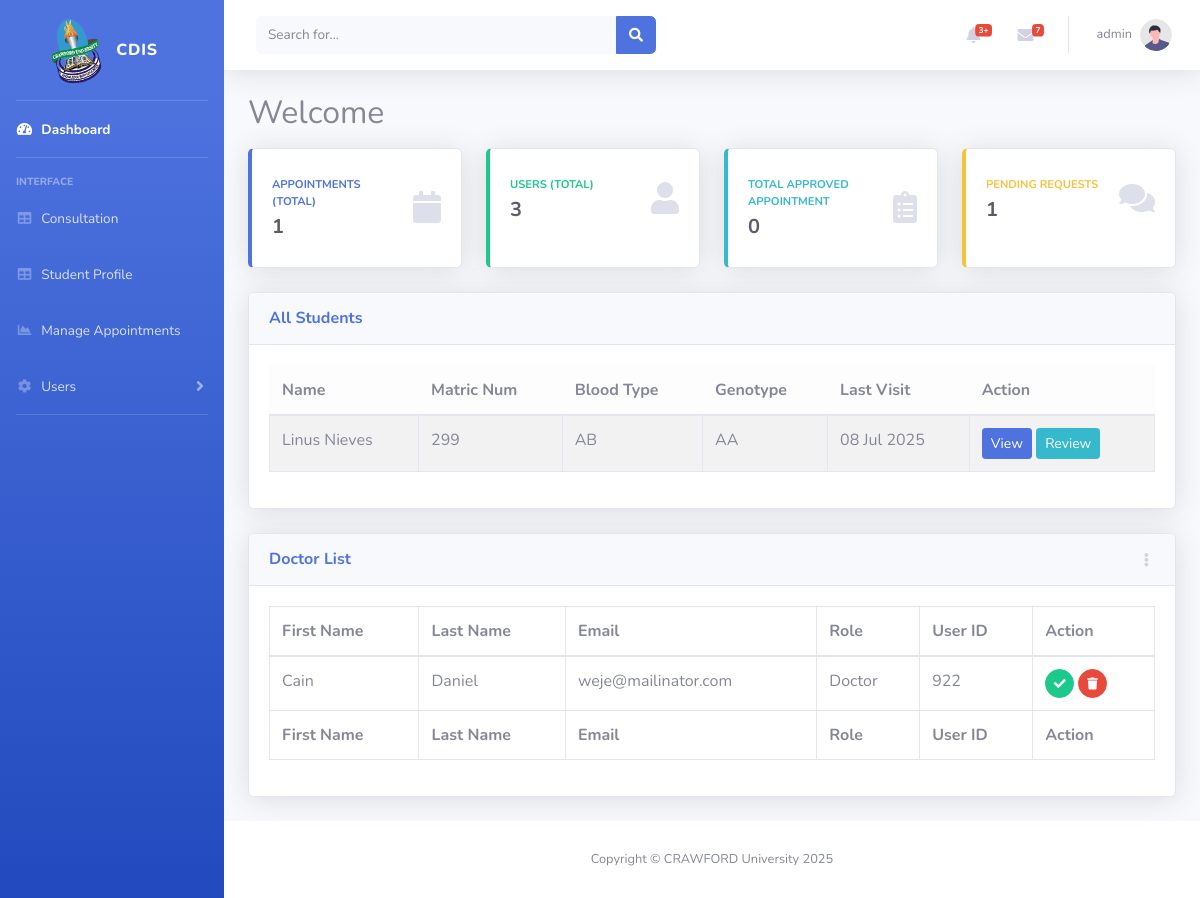
The app's page /public/admin-dashboard/index.php (signed in) with its own data.
### tables this page shows
CREATE TABLE `users` (
  `id` int(11) NOT NULL,
  `username` varchar(50) NOT NULL,
  `password_hash` varchar(255) NOT NULL,
  `role_id` int(11) NOT NULL,
  `email` varchar(100) DEFAULT NULL,
  `created_at` timestamp NOT NULL DEFAULT current_timestamp(),
  `fname` varchar(100) NOT NULL,
  `lname` varchar(100) NOT NULL,
  `dept` varchar(100) DEFAULT NULL,
  `user_number` varchar(20) NOT NULL,
  `img` text DEFAULT NULL
);

CREATE TABLE `roles` (
  `id` int(11) NOT NULL,
  `name` varchar(50) NOT NULL
);

### config/functions.php (called while the page is built, shortened)
<?php
function baseUrl($path = '') {
    $protocol = (!empty($_SERVER['HTTPS']) && $_SERVER['HTTPS'] !== 'off' ||
                 $_SERVER['SERVER_PORT'] == 443) ? "https://" : "http://";
    $host = $_SERVER['HTTP_HOST'];
    $dirname = 'cdms/';
    return $protocol . $host  . '/' .$dirname. ltrim($path, '/');
}
function getAll($table, $limit=10){
    global $pdo;
    $sql = "SELECT * FROM ".$table ." LIMIT ".$limit;
    $stmt = $pdo->prepare($sql);
    $stmt->execute();
    return $stmt->fetchAll(PDO::FETCH_ASSOC);
}
function usernameExit($table, $column, $value){
    global $pdo;
    $stmt = $pdo->prepare("SELECT * FROM $table WHERE $column = ?");
    $stmt->execute([$value]);
    $result = $stmt->fetch(PDO::FETCH_ASSOC);
    if ($result) {
        return $result;
    }
}

### public/admin-dashboard/index.php (the view, shortened to what this page needs)
<?php require_once '../../config/database.php'; ?>
<?php require_once '../../config/functions.php'; ?>
<?php require_once '../../includes/auth.php'; ?>
<?php require_once 'includes/header.php'; ?>
    <div id="wrapper">
        <?php require_once 'includes/sidebar.php'; ?>
        <div id="content-wrapper" class="d-flex flex-column">
            <div id="content">
                <?php require_once 'includes/top-bar.php'; ?>
                <div class="container-fluid">
                    <div class="row mb-2">
                        <div class="col-md-10">
                            <h2>Welcome <?php echo $user['fname'] ?></h2>
                        </div>
                    </div>
                   <?php if ($_SESSION['user']['role'] == 'Admin') { ?>
                    <div class="row">
                        <div class="col-xl-3 col-md-6 mb-4">
                            <div class="card border-left-primary shadow h-100 py-2">
                                <div class="card-body">
                                    <div class="row no-gutters align-items-center">
                                        <div class="col mr-2">
                                            <div class="text-xs font-weight-bold text-primary text-uppercase mb-1">
                                                <?php $appointments = getAll('appointments') ?>
                                                Appointments (Total)</div>
                                            <div class="h5 mb-0 font-weight-bold text-gray-800"><?php echo count($appointments) ?? ""; ?></div>
                                        </div>
                                        <div class="col-auto">
                                            <i class="fas fa-calendar fa-2x text-gray-300"></i>
                                        </div>
                                    </div>
                                </div>
                            </div>
                        </div>
                        <div class="col-xl-3 col-md-6 mb-4">
                            <div class="card border-left-success shadow h-100 py-2">
                                <div class="card-body">
                                    <div class="row no-gutters align-items-center">
                                        <div class="col mr-2">
                                            <div class="text-xs font-weight-bold text-success text-uppercase mb-1">
                                                Users (Total)</div>
                                            <div class="h5 mb-0 font-weight-bold text-gray-800"><?php $users = getAll('users');
                                                echo count($users) ?? ''
                                             ?>
                                            </div>
                                        </div>
                                        <div class="col-auto">
                                            <i class="fas fa-user fa-2x text-gray-300"></i>
                                        </div>
                                    </div>
                                </div>
                            </div>
                        </div>
                        <div class="col-xl-3 col-md-6 mb-4">
                            <div class="card border-left-info shadow h-100 py-2">
                                <div class="card-body">
                                    <div class="row no-gutters align-items-center">
                                        <div class="col mr-2">
                                            <div class="text-xs font-weight-bold text-info text-uppercase mb-1">Total Approved appointment
                                            </div>
                                            <div class="row no-gutters align-items-center">
                                                <div class="col-auto">
                                                    <div class="h5 mb-0 mr-3 font-weight-bold text-gray-800">
                                                        <?php
$stmt = $pdo->query("
  SELECT
    COUNT(*) AS total,
    SUM(CASE WHEN status = 'approved' THEN 1 ELSE 0 END) AS approved
  FROM appointments
");
$row = $stmt->fetch(PDO::FETCH_ASSOC);
$approved = $row['approved'];
echo "$approved";
                                                         ?>
                                                    </div>
                                                </div>
                                            </div>
                                        </div>
                                        <div class="col-auto">
                                            <i class="fas fa-clipboard-list fa-2x text-gray-300"></i>
                                        </div>
                                    </div>
                                </div>
                            </div>
                        </div>
                        <div class="col-xl-3 col-md-6 mb-4">
                            <div class="card border-left-warning shadow h-100 py-2">
                                <div class="card-body">
                                    <div class="row no-gutters align-items-center">
                                        <div class="col mr-2">
                                            <div class="text-xs font-weight-bold text-warning text-uppercase mb-1">
                                                Pending Requests</div>
                                            <div class="h5 mb-0 font-weight-bold text-gray-800">
<?php
$stmt = $pdo->query("
  SELECT
    COUNT(*) AS total,
    SUM(CASE WHEN status = 'Pending' THEN 1 ELSE 0 END) AS pending
  FROM appointments
");
$row = $stmt->fetch(PDO::FETCH_ASSOC);
$pending = $row['pending'];
echo "$pending";
 ?>
                                        </div>
                                        </div>
                                        <div class="col-auto">
                                            <i class="fas fa-comments fa-2x text-gray-300"></i>
                                        </div>
                                    </div>
                                </div>
                            </div>
                        </div>
                    </div>
                    <div class="row">
                        <div class="col-xl-12 col-lg-6">
                            <div class="card shadow mb-4">
                                <div
                                    class="card-header py-3 d-flex flex-row align-items-center justify-content-between">
                                    <h6 class="m-0 font-weight-bold text-primary">All Students</h6>
                                </div>
                                <div class="card-body">
                                    <?php
                                    $stmt = $pdo->query("
                                      SELECT u.id, concat(u.fname, ' ', u.lname) as full_name, u.user_number, sp.blood_type, sp.genotype,
                                             (SELECT MAX(created_at) FROM consultations WHERE student_id = u.id) AS last_visit
                                      FROM users u
                                      LEFT JOIN student_profiles sp ON sp.user_id = u.id
                                      WHERE u.role_id = 4
                                      ORDER BY concat(u.fname, ' ', u.lname)
                                    ");
                                    $students = $stmt->fetchAll();
                                    if($students):
                                    ?>
                                    <div class="table-responsive">
                                        <table class="table table-bordered table-striped">
                                              <thead class="table-light">
                                                <tr>
                                                  <th>Name</th>
                                                  <th>Matric Num</th>
                                                  <th>Blood Type</th>
                                                  <th>Genotype</th>
                                                  <th>Last Visit</th>
                                                  <th>Action</th>
                                                </tr>
                                              </thead>
                                              <tbody>
                                                <?php foreach ($students as $s): ?>
                                                  <tr>
                                                    <td><?= htmlspecialchars($s['full_name']) ?></td>
                                                    <td><?= htmlspecialchars($s['user_number']) ?></td>
                                                    <td><?= $s['blood_type'] ?? '—' ?></td>
                                                    <td><?= $s['genotype'] ?? '—' ?></td>
                                                    <td><?= $s['last_visit'] ? date('d M Y', strtotime($s['last_visit'])) : 'No visits yet' ?></td>
                                                    <td><a href="view_student.php?id=<?= $s['id'] ?>" class="btn btn-sm btn-primary">View</a>
                                                         <a href="review_profile.php?id=<?= $p['id'] ?>" class="btn btn-info btn-sm">Review</a>
                                                    </td>
                                                  </tr>
                                                <?php endforeach ?>
                                              </tbody>
                                            </table>
                                    </div>
                                <?php else: ?>
                                        <p class="lead">No Student yet</p>
                                <?php endif ?>
                                </div>
                            </div>
                        </div>
                    </div>
                    <div class="row">
                        <div class="col-xl-12 col-lg-6">
                            <div class="card shadow mb-4">
                                <div
                                    class="card-header py-3 d-flex flex-row align-items-center justify-content-between">
                                    <h6 class="m-0 font-weight-bold text-primary">Doctor List </h6>
                                    <div class="dropdown no-arrow">
                                        <a class="dropdown-toggle" href="#" role="button" id="dropdownMenuLink"
                                            data-toggle="dropdown" aria-haspopup="true" aria-expanded="false">
                                            <i class="fas fa-ellipsis-v fa-sm fa-fw text-gray-400"></i>
                                        </a>
                                    </div>
                                </div>
                                <div class="card-body">
                                    <div class="table-responsive">
                                <table class="table table-bordered" id="dataTable" width="100%" cellspacing="0">
                                    <thead>
                                        <tr>
                                             <th>First Name</th>
                                            <th>Last Name</th>
                                            <th>Email</th>
                                            <th>Role</th>
                                            <th>User ID</th>
                                            <th>Action</th>
                                        </tr>
                                    </thead>
                                    <tfoot>
                                        <tr>
                                            <th>First Name</th>
                                            <th>Last Name</th>
                                            <th>Email</th>
                                            <th>Role</th>
                                            <th>User ID</th>
                                            <th>Action</th>
                                        </tr>
                                    </tfoot>
                                    <tbody>
                                        <?php
                                        $userLimit = getAll('users', 5);
                                        if (count($userLimit) > 0) :  ?>
                                            <?php foreach($userLimit as $user): ?>
                                                <?php
                                                $role = usernameExit('roles', 'id', $user['role_id']);
                                                if($role['name'] == 'Doctor' || $role['name'] == 'Nurse'):
                                                 ?>
                                            <tr>
                                                <td><?php echo $user['fname'] ?? '' ?></td>
                                                <td><?php echo $user['lname'] ?? '' ?></td>
                                                <td><?php echo $user['email'] ?? '' ?></td>
                                                <td><?php echo $role['name'] ?? '' ?></td>
                                                <td><?php echo $user['user_number'] ?? '' ?></td>
                                                <td>
                                                    <a href="<?= baseUrl('public/admin-dashboard/user-update.php?user_id='.$user['id']) ?>" class="btn btn-success btn-circle btn-sm">
                                                        <i class="fas fa-check"></i>
                                                    </a>
                                                    <a href="<?= baseUrl('public/admin-dashboard/user-delete.php?delete_id='.$user['id']) ?>" class="btn btn-danger btn-circle btn-sm">
                                                        <i class="fas fa-trash"></i>
                                                    </a>
                                                </td>
                                            </tr>
                                        <?php endif ?>
                                        <?php endforeach ?>
                                    <?php else: ?>
                                        <p class="lead">No record found</p>
                                    <?php endif ?>
                                    </tbody>
                                </table>
                            </div>
                                </div>
                            </div>
                        </div>
                    </div>
                    <?php } ?>
                </div>
            </div>
            <?php include_once 'includes/copy-right.php'; ?>
        </div>
    </div>
<?php require_once 'includes/footer.php'; ?>

### records on screen
users: full_name "Linus Nieves", user_number "299", blood_type "AB", genotype "AA", last_visit "08 Jul 2025"
users: fname "Cain", lname "Daniel", email "weje@mailinator.com", role.name "Doctor", user_number "922"

### other values on screen
$_SESSION['user']['username'] "admin"
count($appointments) "1"
count($users) "3"
$approved "0"
$pending "1"
